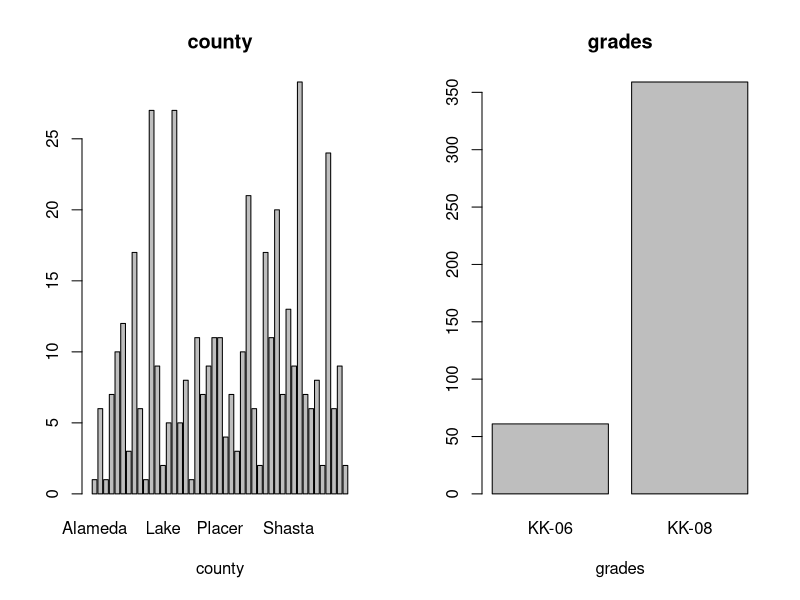
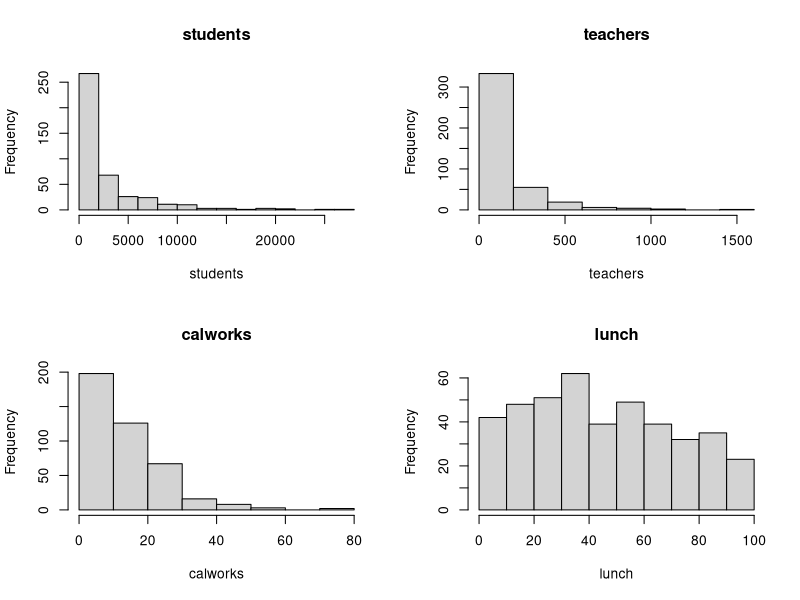
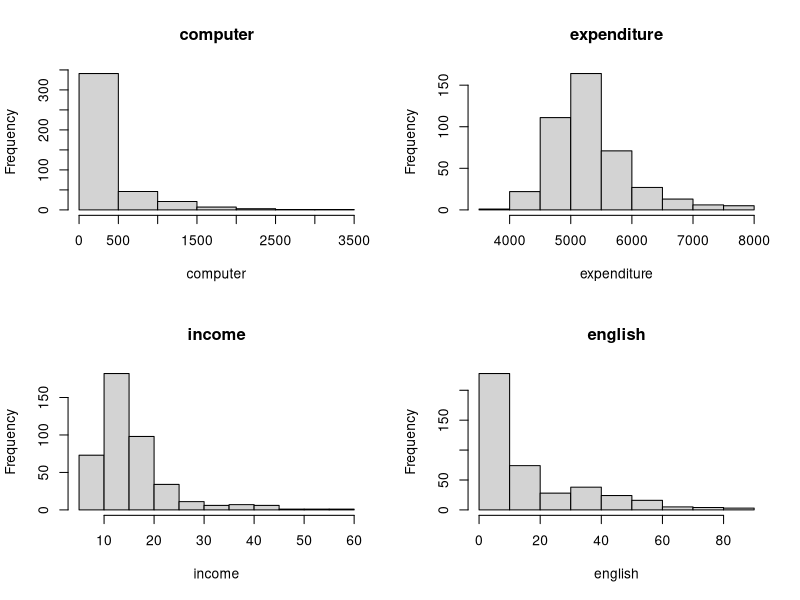
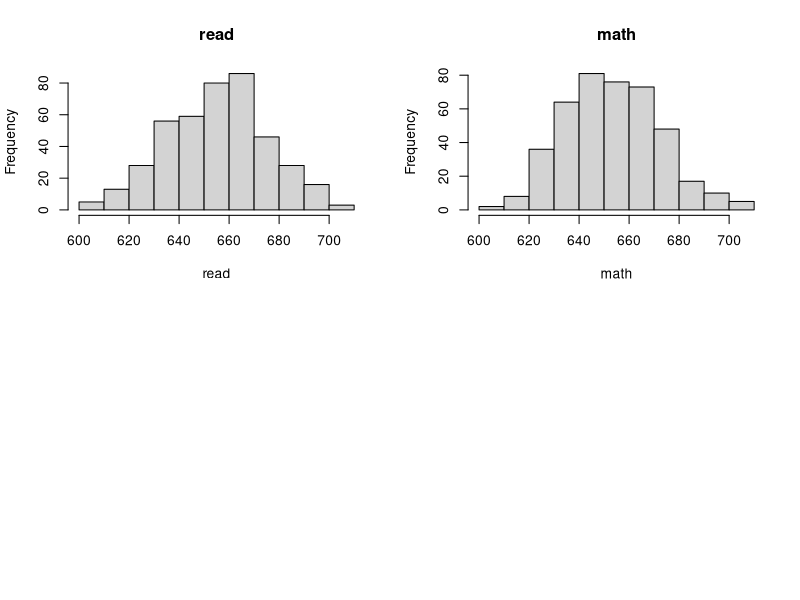
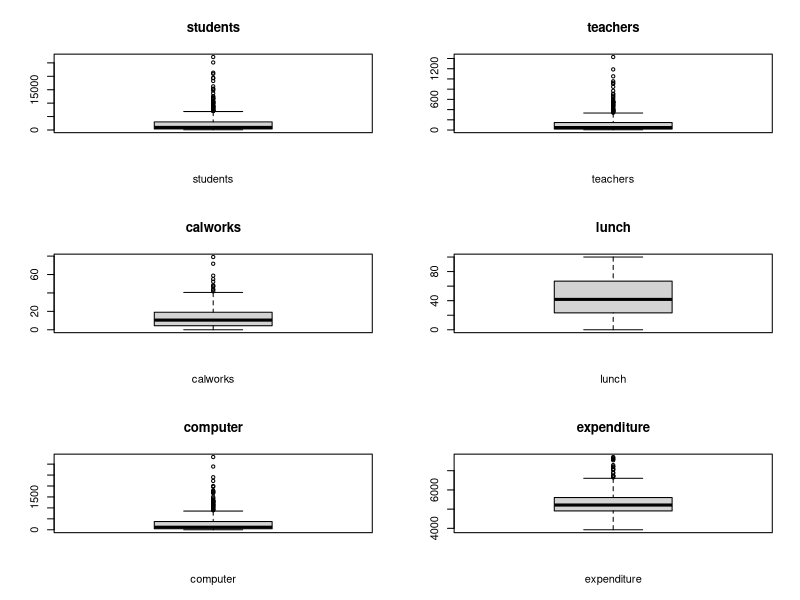
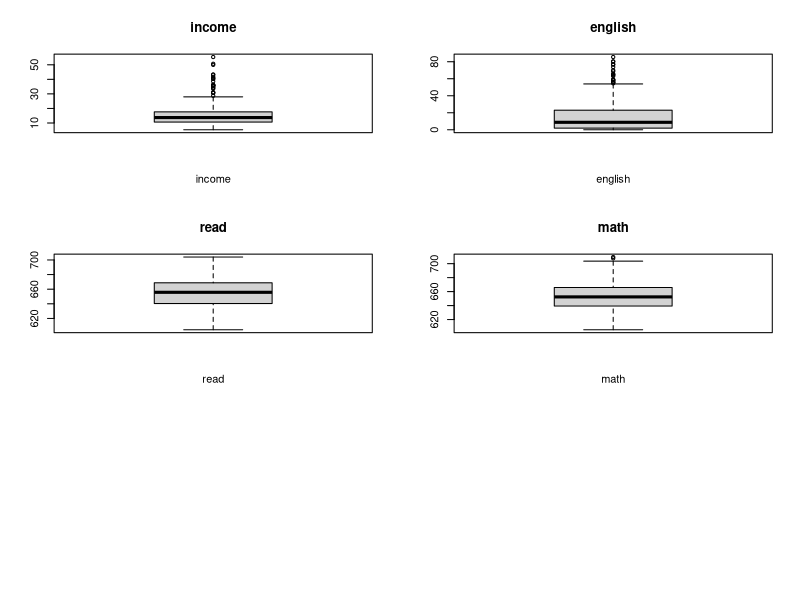
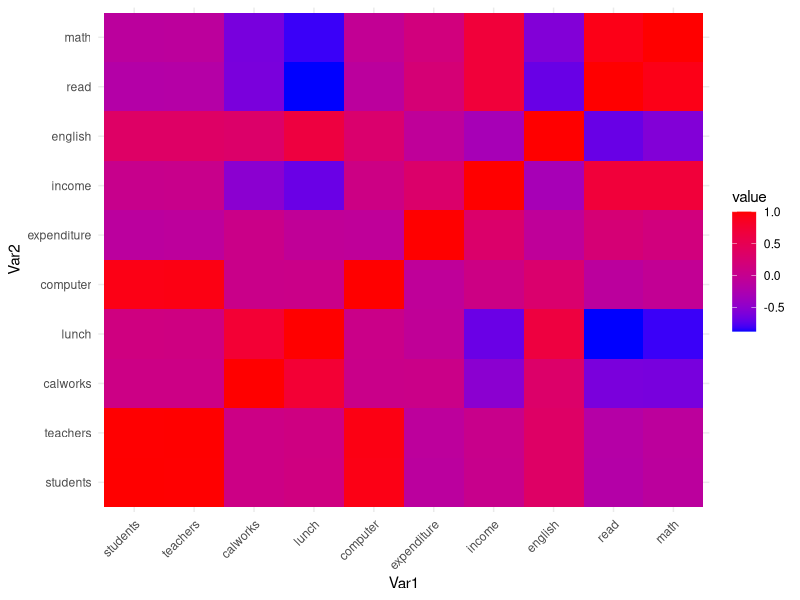
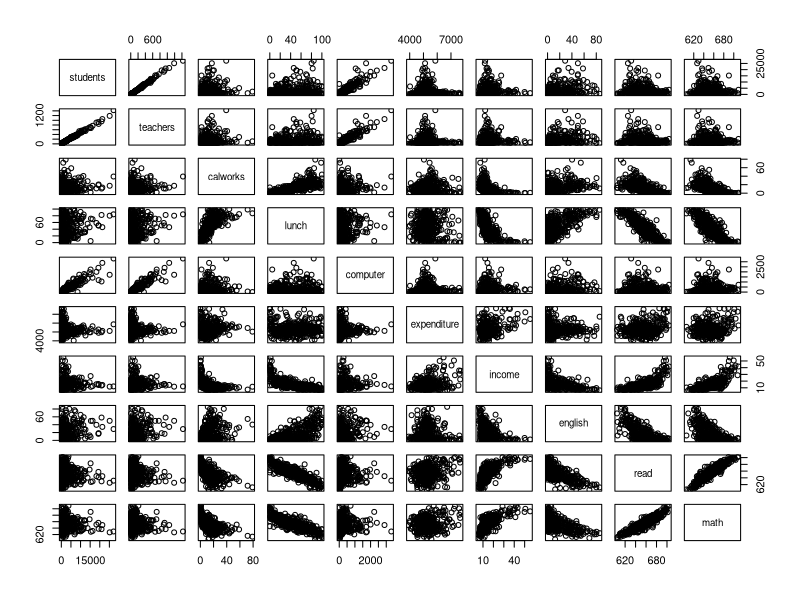

Recreate these plots in R, in order.
install.packages("psych")
library(psych)
install.packages("AER")
library(AER)
install.packages("ggplot2")
library(ggplot2)
install.packages("reshape2")
library(reshape2)
install.packages("nortest")
library(nortest)

#load_data
data("CASchools", package = "AER")

#description of the data
numerical_vars <- CASchools[sapply(CASchools, is.numeric)]

summary(CASchools)
describe(CASchools)

#barplots
par(mfrow = c(1, 2))
for (col in names(CASchools)) {
  if (is.factor(CASchools[[col]])) {
    barplot(table(CASchools[[col]]), main = col, xlab = col)
  }
}

#histograms
par(mfrow = c(2, 2))  # Adjust the layout as needed
for (col in names(CASchools)) {
  if (is.numeric(CASchools[[col]])) {
    hist(CASchools[[col]], main = col, xlab = col)
  }
}

#boxplots
par(mfrow = c(3, 2))  # Adjust the layout as needed
for (col in names(CASchools)) {
  if (is.numeric(CASchools[[col]])) {
    boxplot(CASchools[[col]], main = col, xlab = col)
  }
}

#correlation
cor_matrix <- cor(numerical_vars)
ggplot(melt(cor_matrix), aes(Var1, Var2, fill = value)) +
  geom_tile() +
  scale_fill_gradient(low = "blue", high = "red") +
  theme_minimal() +
  theme(axis.text.x = element_text(angle = 45, hjust = 1))
print(cor_matrix[, "read"])

#scatterplots
pairs(numerical_vars)

#pca analysis
pca_result <- prcomp(numerical_vars, scale. = TRUE)
summary(pca_result)

#normality
for (col in names(numerical_vars)) {
  print(paste("Shapiro-Wilk test for", col, ":"))
  print(shapiro.test(numerical_vars[[col]]))
}
for (col in names(numerical_vars)) {
  print(paste("Anderson-Darling test for", col, ":"))
  print(ad.test(numerical_vars[[col]]))
}


#ftting the model
# Fit a linear model using stepwise regression
# Forward selection
forward_model <- step(lm(read ~ 1, data = CASchools),
                      scope = list(lower = ~1, upper = ~.))

# Fit models with different variable combinations
model1 <- lm(read ~ expenditure, data = CASchools)
model2 <- lm(read ~ income, data = CASchools)
# ...

# Compare models using AIC
AIC_values <- AIC(model1, model2)
print(AIC_values)

#model fitting and preditcions
model <- lm(read ~ ., data = CASchools)
summary(model)

predictions <- predict(model, newdata = CASchools)
plot(predictions, CASchools$read, xlab = "Predicted Read", ylab = "Observed Read")
